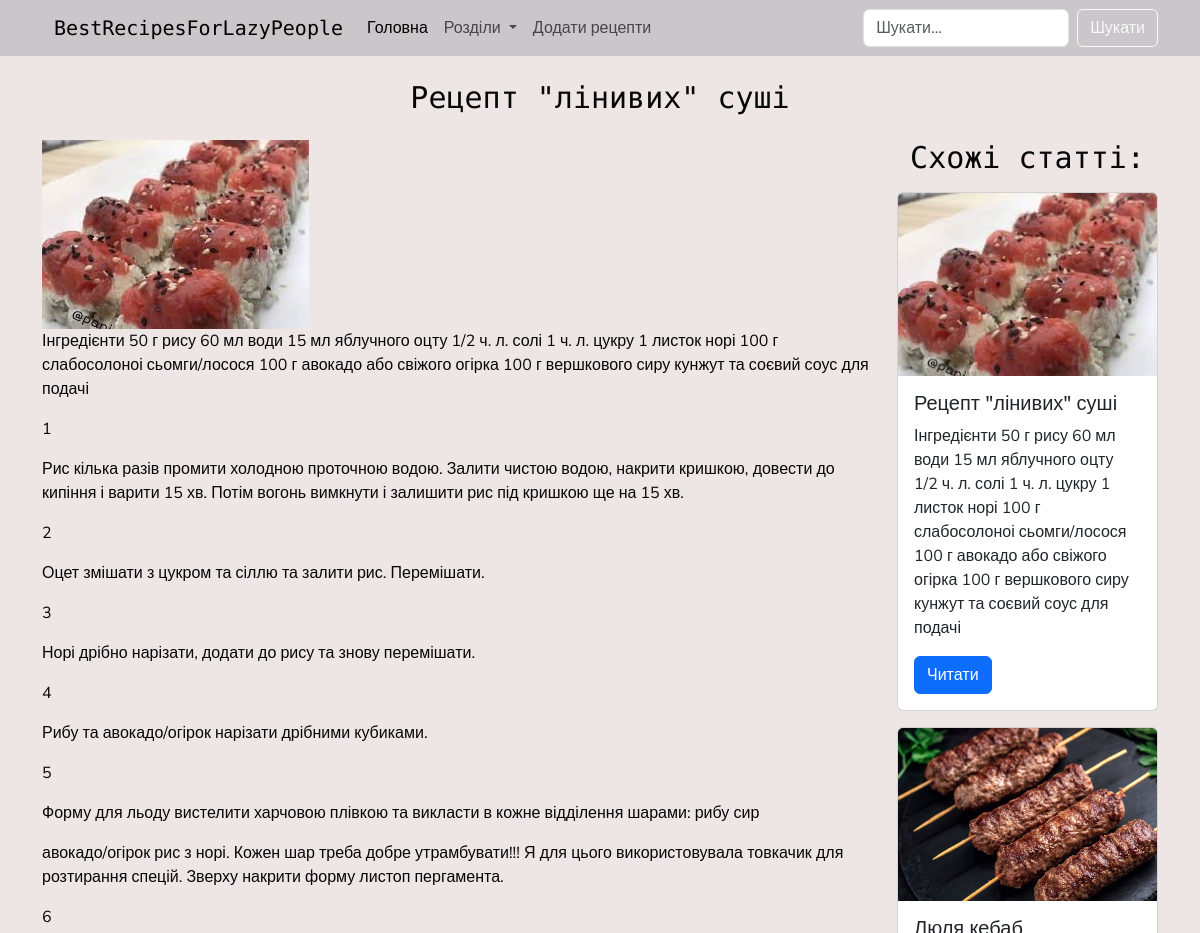
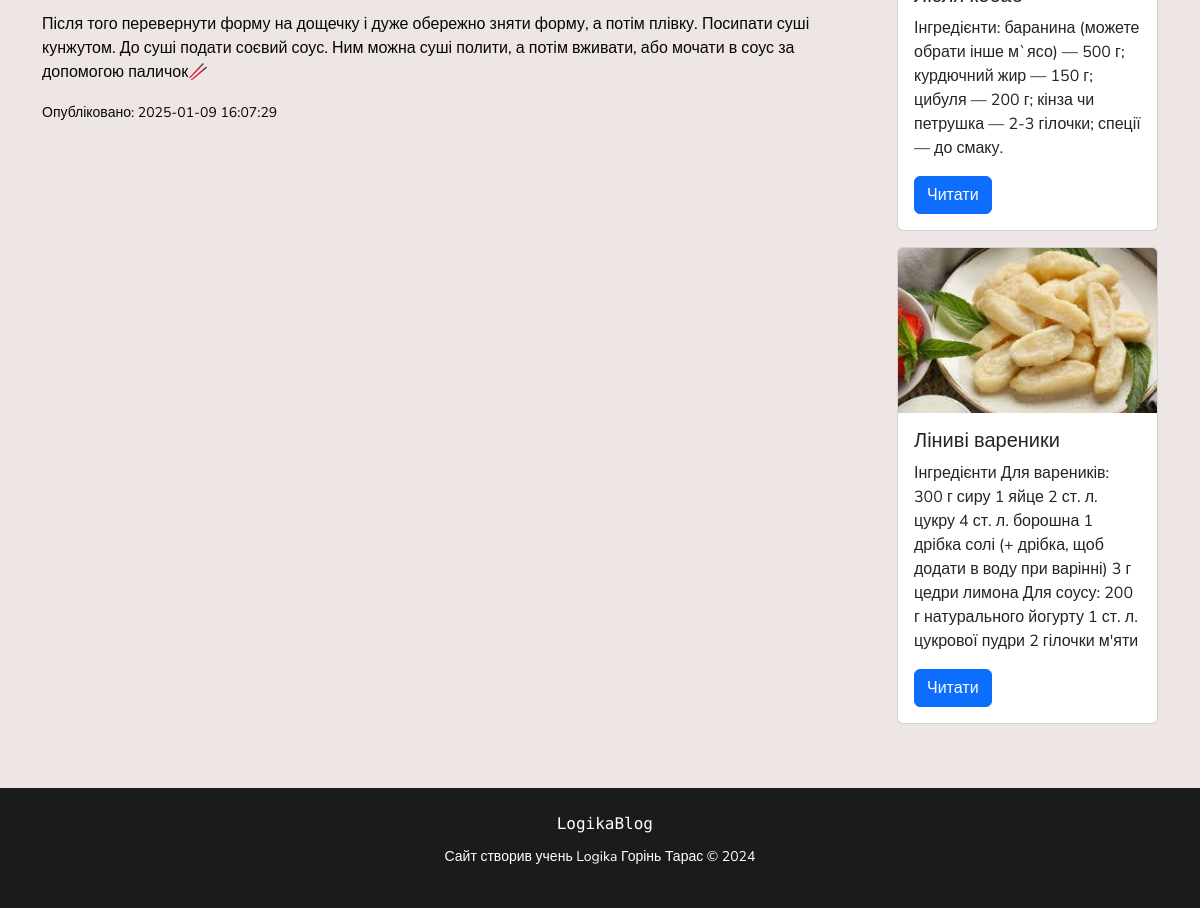
/articles/1, run on the app's committed database (2 pictures, top to bottom).
### tables this page shows
CREATE TABLE articles (
    id INTEGER NOT NULL PRIMARY KEY AUTOINCREMENT,
    title TEXT NOT NULL,
    description TEXT,
    text TEXT,
    image TEXT,
    author_id INTEGER NOT NULL,
    category_id INTEGER,
    created_at TEXT DEFAULT CURRENT_TIMESTAMP,

    FOREIGN KEY (author_id) REFERENCES users(id),
    FOREIGN KEY (category_id) REFERENCES categories(id)
);

### app.py (the view)
@app.route("/articles/<int:article_id>")  # Вказуємо url-адресу для виклику функції
def article_page(article_id):
    categories = db.get_categories()
    article = db.get_article_by_id(article_id)
    articles = db.get_articles_by_category(article[6])
    return render_template("article.html", categories=categories, article=article, articles=articles)  # html-сторінка, що повертається у браузер

### db_scripts.py (called while the page is built)
    def open_db(self):
        self.conn = sqlite3.connect(self.dbname) #створюємо з'єднання з базою даних
        self.cursor = self.conn.cursor() # створили вказівник на базу даних

    def get_categories(self):
        self.open_db()
        self.cursor.execute('''SELECT * FROM categories''') # виконуємо SQL-запит
        data = self.cursor.fetchall() # отримуємо відповідь і зберігаємо у змінну data
        self.conn.close() # закриваємо базу даних
        return data # повертаємо результат з бази даних

    def get_articles_by_category(self, category_id):
        self.open_db()
        self.cursor.execute('''SELECT * FROM articles WHERE category_id=?''', [category_id])
        data = self.cursor.fetchall()
        self.conn.close()
        return data

    def get_article_by_id(self, article_id):
        self.open_db()
        self.cursor.execute('''SELECT * FROM articles WHERE id=?''', [article_id])
        data = self.cursor.fetchone()
        self.conn.close()
        return data

### templates/article.html (shortened to what this page needs)
{% extends 'base.html' %}
{% block content %}
<main class="container my-5 ">
  <h1 class="my-4">{{article[1]}} </h1>
  <div class="row">
    <div class="col-12 col-md-8 col-xl-9">
      {% if article[4] %}
      <img src="{{ url_for('static', filename='img/' + article[4]) }}" class="img-fluid" alt="...">
      {% endif %}
      <p class=""> {{ article[2] }}</p>
      {% for p in article[3].split("\n") %}
        <p>{{p | safe}}</p>
      {% endfor %}
      <small>Опубліковано: {{article[7]}}</small>
    </div>
    <div class="col-12 col-md-4 col-xl-3 ">
      <h4>Схожі статті: </h4>
      {% for article in articles %}
      <div class="card my-3" >
        <div class="card-body">
          <h5 class="card-title">{{ article[1] }}</h5>
          <p class="card-text"> {{ article[2] }}</p>
          <a href="{{url_for('article_page', article_id=article[0])}}" class="btn btn-primary stretched-link">Читати</a>
        </div>
      </div>
    {% endfor %}
    </div>
  </div>
</main>
{% endblock content %}

### static/style.css (style rules this page uses)
body { background: rgb(238, 229, 229); color: rgb(7, 7, 7); font-family: "Nunito Sans", sans-serif; }
h1, h2, h3, h4 { font-size: 30px; text-align: center; font-family: "PT Mono", monospace; }
a { color: #ffffff; }

### data on the page
articles: title "Рецепт \"лінивих\" суші", image (picture), description "Інгредієнти 50 г рису 60 мл води 15 мл яблучного оцту 1/2 ч. л. солі 1 ч. л. цукру 1 листок норі 100 г слабосолоноі сьомги/лосося 100 г авокадо або свіжого огірка 100 г вершкового сиру кунжут та соєвий соус для подачі", created_at "2025-01-09 16:07:29"

### other printed values
{{ p | safe }} "1" "Рис кілька разів промити холодною проточною водою. Залити чистою водою, накрити кришкою, довести до кипіння і варити 15 хв. Потім вогонь вимкнути і залишити рис під кришкою ще на 15 хв." "2" "Оцет змішати з цукром та сіллю та залити рис. Перемішати." "3" "Норі дрібно нарізати, додати до рису та знову перемішати." "4" "Рибу та авокадо/огірок нарізати дрібними кубиками." "5" "Форму для льоду вистелити харчовою плівкою та викласти в кожне відділення шарами: рибу сир" "авокадо/огірок рис з норі. Кожен шар треба добре утрамбувати!!! Я для цього використовувала товкачик для розтирання спецій. Зверху накрити форму листоп пергамента." "6"
